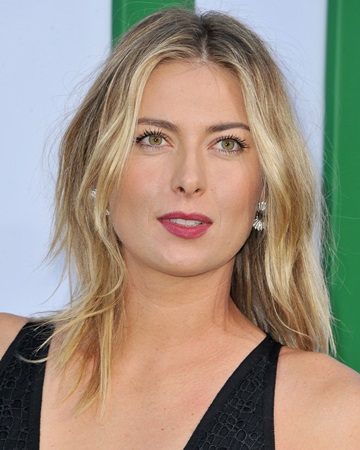
#> input picture model/test_images/Maria Sharapova (Tennis Player) - On.jpg, 360 x 450 px, found by its file name
$ python sports_person_classifier_model.py
#> lines starting #> are read from the running program, lines starting #| are printed output that depends on the picture; after the words box and inside, x2 and y2 are one past the last pixel; in counts of white or black regions, pixels touching at a corner belong together
import json
import seaborn as sn
from sklearn.metrics import confusion_matrix
import pandas as pd
from sklearn.model_selection import GridSearchCV
from sklearn.pipeline import make_pipeline
from sklearn.linear_model import LogisticRegression
from sklearn.ensemble import RandomForestClassifier
from sklearn import svm
from sklearn.metrics import classification_report
from sklearn.pipeline import Pipeline
from sklearn.model_selection import train_test_split
from sklearn.preprocessing import StandardScaler
from sklearn.svm import SVC
import pywt
import shutil
import os
import numpy as np
import cv2
import matplotlib
from matplotlib import pyplot as plt

#reading sport person img
img = cv2.imread('C:/Users/Shahbaz/Desktop/AWS/Machine Learning/Practice/Image Recognition/model/test_images/Maria Sharapova (Tennis Player) - On.jpg')
#> img is the input picture: shape (450, 360, 3); mean B, G, R 129.5, 144.9, 159.6

#print(img.shape) #it shows img size and dimention

gray=cv2.cvtColor(img, cv2.COLOR_BGR2GRAY)
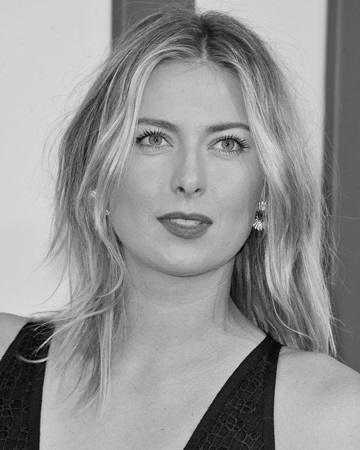
#> gray: shape (450, 360); min 0, max 253, mean 147.5

#plot image in form of RGB
#plt.imshow(gray, cmap='gray')

#Show image on scatter plot
#plt.show()

#Path to haarcascade files
face_cascade = cv2.CascadeClassifier(
    'C:/Users/Shahbaz/Desktop/AWS/Machine Learning/Practice/Image Recognition/model/opencvharcascade/haarcascade_frontalface_default.xml')
eye_cascade = cv2.CascadeClassifier(
    'C:/Users/Shahbaz/Desktop/AWS/Machine Learning/Practice/Image Recognition/model/opencvharcascade/haarcascade_eye.xml')

faces = face_cascade.detectMultiScale(gray, 1.5, 5)
#> faces = [[94, 75, 182, 182]]

(x, y, w, h) = faces[0]
#> x = 94; y = 75; w = 182; h = 182
x, y, w, h

face_img = cv2.rectangle(img, (x, y), (x+w, y+h), (255, 0, 0), 2)
#plt.imshow(face_img)
#plt.show()

#To discard all the face feautures and show only eyes

cv2.destroyAllWindows()
for (x, y, w, h) in faces:
    face_img = cv2.rectangle(img, (x, y), (x+w, y+h), (255, 0, 0), 2)
    roi_gray = gray[y:y+h, x:x+w]
    roi_color = face_img[y:y+h, x:x+w]
    eyes = eye_cascade.detectMultiScale(roi_gray)
    for (ex, ey, ew, eh) in eyes:
        cv2.rectangle(roi_color, (ex, ey), (ex+ew, ey+eh), (0, 255, 0), 2)
#> this loop made 1 pass
#> (x, y, w, h, eyes) on pass 1: (94, 75, 182, 182, [[36, 42, 46, 46], [109, 46, 47, 47], [61, 119, 62, 62]])
#> pass 1, `roi_gray = gray[y:y+h, x:x+w]`:
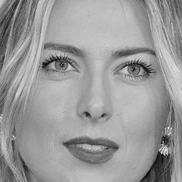
#> roi_gray: shape (182, 182); min 3, max 253, mean 153.8
#> pass 1, `roi_color = face_img[y:y+h, x:x+w]`:
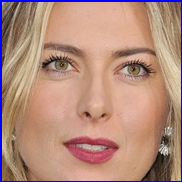
#> roi_color: shape (182, 182, 3); mean B, G, R 125.5, 140.1, 179.6
#> after the loop:
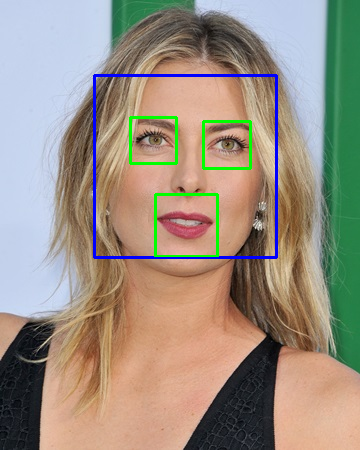
#> img: shape (450, 360, 3); mean B, G, R 129.9, 144.2, 155.3
#> after the loop:
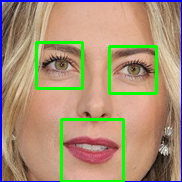
#> roi_color: shape (182, 182, 3); 5.39% of pixels changed, all inside (x1, y1, x2, y2) = (35, 41, 158, 182)


# [9 lines of commented-out code are left out]

def get_cropped_image_if_2_eyes(image_path):
    img = cv2.imread(image_path)
#> (the run stopped early here; a loop or call above may not have finished)

$ run again, with model/test_images/Maria Sharapova - Wikipedia.jpg copied over model/test_images/Maria Sharapova (Tennis Player) - On.jpg
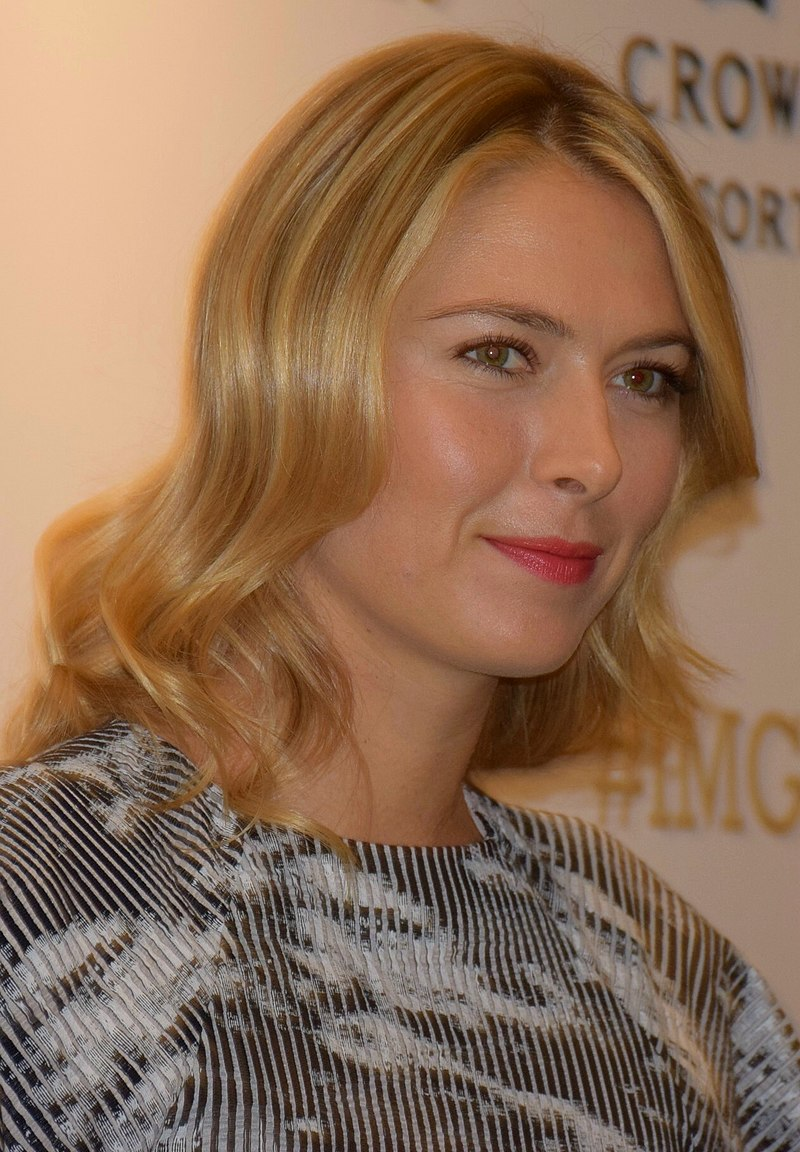
#> input picture model/test_images/Maria Sharapova - Wikipedia.jpg, 800 x 1152 px, found by its file name
#> img is the input picture: shape (1152, 800, 3); mean B, G, R 86.1, 110.7, 143.4
#> `gray=cv2.cvtColor(img, cv2.COLOR_BGR2GRAY)`:
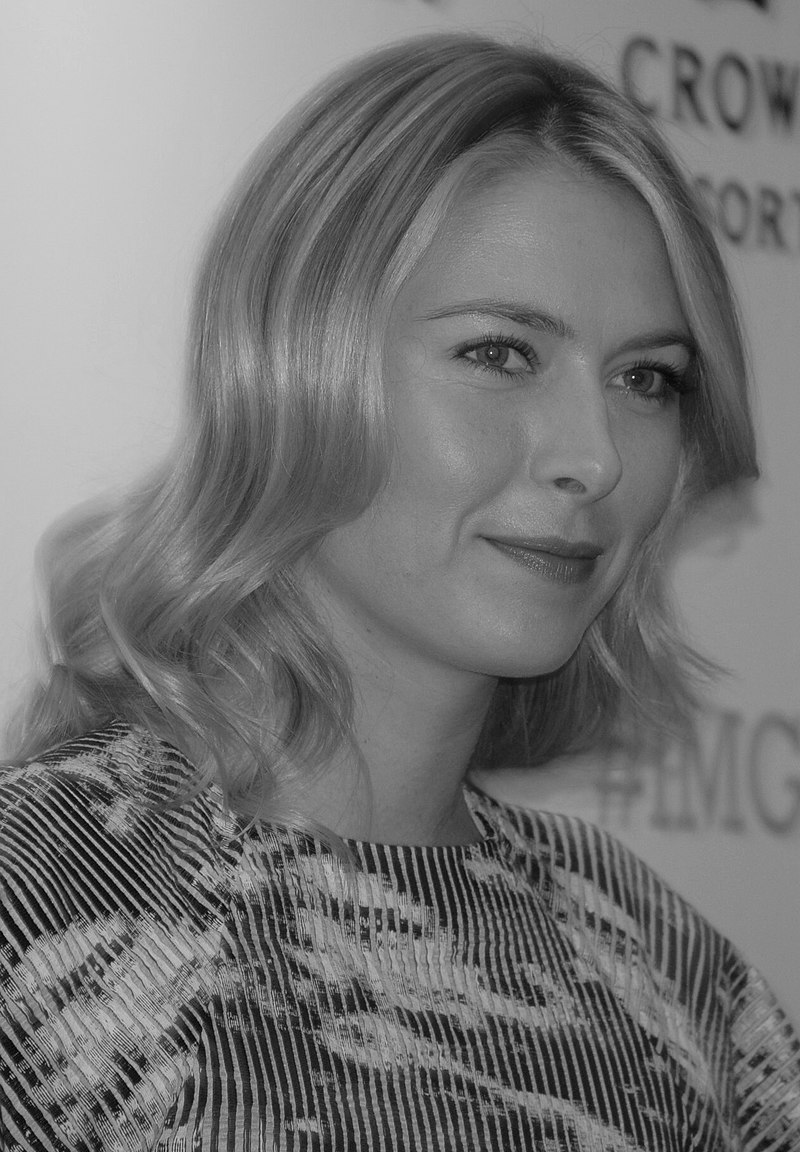
#> gray: shape (1152, 800); min 0, max 249, mean 117.7
#> faces = [[365, 208, 410, 410]]
#> `(x, y, w, h) = faces[0]`: x = 365; y = 208; w = 410
#> the loop `for (x, y, w, h) in faces:` made 1 pass
#> after the loop `for (x, y, w, h) in faces:`:
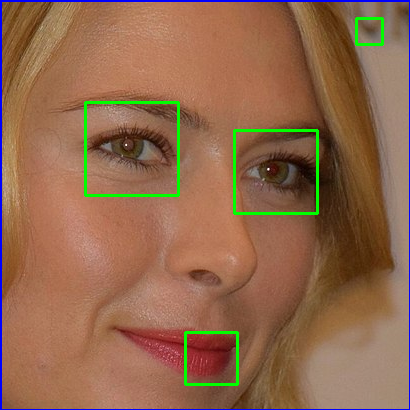
#> roi_color: shape (410, 410, 3); mean B, G, R 77.1, 104.2, 144.8
